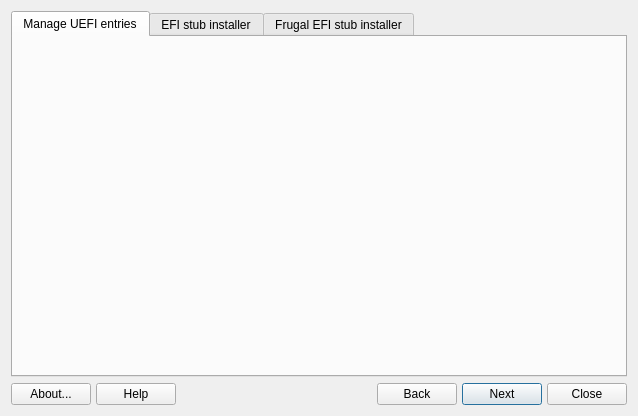
<?xml version="1.0" encoding="UTF-8"?>
<ui version="4.0">
 <class>MainWindow</class>
 <widget class="QDialog" name="MainWindow">
  <property name="geometry">
   <rect>
    <x>0</x>
    <y>0</y>
    <width>638</width>
    <height>416</height>
   </rect>
  </property>
  <property name="sizePolicy">
   <sizepolicy hsizetype="Preferred" vsizetype="Preferred">
    <horstretch>0</horstretch>
    <verstretch>0</verstretch>
   </sizepolicy>
  </property>
  <property name="windowTitle">
   <string>UEFI manager</string>
  </property>
  <layout class="QVBoxLayout" name="verticalLayout_2">
   <item>
    <widget class="QTabWidget" name="tabWidget">
     <property name="sizePolicy">
      <sizepolicy hsizetype="Expanding" vsizetype="Expanding">
       <horstretch>0</horstretch>
       <verstretch>0</verstretch>
      </sizepolicy>
     </property>
     <property name="currentIndex">
      <number>0</number>
     </property>
     <widget class="QWidget" name="tabManageUefi">
      <attribute name="title">
       <string>Manage UEFI entries</string>
      </attribute>
     </widget>
     <widget class="QWidget" name="tabStubInstaller">
      <attribute name="title">
       <string>EFI stub installer</string>
      </attribute>
      <layout class="QVBoxLayout" name="verticalLayout_4">
       <item>
        <widget class="QLabel" name="labelStub">
         <property name="text">
          <string>This options copies the kernel and initrd files to ESP (EFI System Partition) and creates an UEFI entry that allows to boot the installation directly, bypassing GRUB and other bootloaders. To boot using the created UEFI entry, access the UEFI boot selection menu at startup by pressing the appropriate key for your device (e.g., F12, F9, or Esc, depending on the manufacturer).</string>
         </property>
         <property name="wordWrap">
          <bool>true</bool>
         </property>
        </widget>
       </item>
       <item>
        <widget class="QGroupBox" name="groupStub">
         <property name="title">
          <string>Please select the location of your installation:</string>
         </property>
         <layout class="QVBoxLayout" name="verticalLayout_5">
          <item>
           <widget class="QStackedWidget" name="stackedStub">
            <property name="currentIndex">
             <number>1</number>
            </property>
            <widget class="QWidget" name="pageLocationStub"/>
            <widget class="QWidget" name="pageLocationOptions">
             <layout class="QFormLayout" name="formLayout_4">
              <item row="0" column="0">
               <widget class="QLabel" name="labelDrive2">
                <property name="text">
                 <string>Select drive:</string>
                </property>
               </widget>
              </item>
              <item row="1" column="0">
               <widget class="QLabel" name="labelParition2">
                <property name="text">
                 <string>Select partition:</string>
                </property>
               </widget>
              </item>
              <item row="0" column="1">
               <widget class="QComboBox" name="comboDriveStub">
                <property name="sizePolicy">
                 <sizepolicy hsizetype="Expanding" vsizetype="Fixed">
                  <horstretch>0</horstretch>
                  <verstretch>0</verstretch>
                 </sizepolicy>
                </property>
               </widget>
              </item>
              <item row="1" column="1">
               <widget class="QComboBox" name="comboPartitionStub">
                <property name="sizePolicy">
                 <sizepolicy hsizetype="Expanding" vsizetype="Fixed">
                  <horstretch>0</horstretch>
                  <verstretch>0</verstretch>
                 </sizepolicy>
                </property>
               </widget>
              </item>
              <item row="2" column="1">
               <widget class="QComboBox" name="comboKernel">
                <property name="sizePolicy">
                 <sizepolicy hsizetype="Expanding" vsizetype="Fixed">
                  <horstretch>0</horstretch>
                  <verstretch>0</verstretch>
                 </sizepolicy>
                </property>
               </widget>
              </item>
              <item row="2" column="0">
               <widget class="QLabel" name="labelKernel">
                <property name="text">
                 <string>Kernel to boot:</string>
                </property>
               </widget>
              </item>
              <item row="3" column="0">
               <widget class="QLabel" name="labelKernelOptions">
                <property name="text">
                 <string>Kernel options:</string>
                </property>
               </widget>
              </item>
              <item row="4" column="0">
               <widget class="QLabel" name="labelEntryName">
                <property name="text">
                 <string>UEFI entry name:</string>
                </property>
               </widget>
              </item>
              <item row="3" column="1">
               <widget class="QLineEdit" name="textKernelOptions"/>
              </item>
              <item row="4" column="1">
               <widget class="QLineEdit" name="textEntryName"/>
              </item>
             </layout>
            </widget>
           </widget>
          </item>
         </layout>
        </widget>
       </item>
       <item>
        <spacer name="verticalSpacer_2">
         <property name="orientation">
          <enum>Qt::Vertical</enum>
         </property>
         <property name="sizeType">
          <enum>QSizePolicy::Minimum</enum>
         </property>
         <property name="sizeHint" stdset="0">
          <size>
           <width>20</width>
           <height>20</height>
          </size>
         </property>
        </spacer>
       </item>
      </layout>
     </widget>
     <widget class="QWidget" name="tabFrugal">
      <attribute name="title">
       <string>Frugal EFI stub installer</string>
      </attribute>
      <layout class="QVBoxLayout" name="verticalLayout_3">
       <item>
        <widget class="QLabel" name="labelFrugal">
         <property name="text">
          <string>This option is meant to create a bootable entry for MX and antiX frugal installation, it creates an EFI boot entry for launching the installation directly, bypassing GRUB and other bootloaders. To boot using the created UEFI entry, access the UEFI boot selection menu at startup by pressing the appropriate key for your device (e.g., F12, F9, or Esc, depending on the manufacturer).</string>
         </property>
         <property name="wordWrap">
          <bool>true</bool>
         </property>
        </widget>
       </item>
       <item>
        <spacer name="verticalSpacer">
         <property name="orientation">
          <enum>Qt::Vertical</enum>
         </property>
         <property name="sizeType">
          <enum>QSizePolicy::Fixed</enum>
         </property>
         <property name="sizeHint" stdset="0">
          <size>
           <width>20</width>
           <height>10</height>
          </size>
         </property>
        </spacer>
       </item>
       <item>
        <widget class="QGroupBox" name="groupFrugal">
         <property name="title">
          <string>Please select the location of your installation:</string>
         </property>
         <layout class="QVBoxLayout" name="verticalLayout">
          <item>
           <widget class="QStackedWidget" name="stackedFrugal">
            <property name="currentIndex">
             <number>1</number>
            </property>
            <widget class="QWidget" name="pageLocation">
             <layout class="QFormLayout" name="formLayout">
              <item row="0" column="0">
               <widget class="QLabel" name="labelDrive">
                <property name="text">
                 <string>Select drive:</string>
                </property>
               </widget>
              </item>
              <item row="0" column="1">
               <widget class="QComboBox" name="comboDrive">
                <property name="sizePolicy">
                 <sizepolicy hsizetype="Expanding" vsizetype="Fixed">
                  <horstretch>0</horstretch>
                  <verstretch>0</verstretch>
                 </sizepolicy>
                </property>
               </widget>
              </item>
              <item row="1" column="0">
               <widget class="QLabel" name="labelPartition">
                <property name="text">
                 <string>Select partition:</string>
                </property>
               </widget>
              </item>
              <item row="1" column="1">
               <widget class="QComboBox" name="comboPartition">
                <property name="sizePolicy">
                 <sizepolicy hsizetype="Expanding" vsizetype="Fixed">
                  <horstretch>0</horstretch>
                  <verstretch>0</verstretch>
                 </sizepolicy>
                </property>
               </widget>
              </item>
             </layout>
            </widget>
            <widget class="QWidget" name="pageOption">
             <layout class="QFormLayout" name="formLayout_3">
              <item row="0" column="0">
               <widget class="QLabel" name="labelFrugalMode">
                <property name="text">
                 <string>Frugal mode:</string>
                </property>
               </widget>
              </item>
              <item row="0" column="1">
               <widget class="QComboBox" name="comboFrugalMode">
                <property name="sizePolicy">
                 <sizepolicy hsizetype="Expanding" vsizetype="Fixed">
                  <horstretch>0</horstretch>
                  <verstretch>0</verstretch>
                 </sizepolicy>
                </property>
                <item>
                 <property name="text">
                  <string notr="true">persist_all</string>
                 </property>
                </item>
                <item>
                 <property name="text">
                  <string notr="true">persist_root</string>
                 </property>
                </item>
                <item>
                 <property name="text">
                  <string notr="true">persist_static</string>
                 </property>
                </item>
                <item>
                 <property name="text">
                  <string notr="true">persist_static_root</string>
                 </property>
                </item>
                <item>
                 <property name="text">
                  <string notr="true">persist_home</string>
                 </property>
                </item>
                <item>
                 <property name="text">
                  <string notr="true">frugal_only</string>
                 </property>
                </item>
               </widget>
              </item>
              <item row="1" column="0">
               <widget class="QLabel" name="labelBootOptionsFrugal">
                <property name="text">
                 <string>Boot options:</string>
                </property>
               </widget>
              </item>
              <item row="1" column="1">
               <widget class="QLineEdit" name="textOptionsFrugal">
                <property name="inputMask">
                 <string notr="true"/>
                </property>
                <property name="text">
                 <string notr="true"/>
                </property>
               </widget>
              </item>
              <item row="2" column="0">
               <widget class="QLabel" name="labelUefiEntryFrugal">
                <property name="text">
                 <string>UEFI entry name:</string>
                </property>
               </widget>
              </item>
              <item row="2" column="1">
               <widget class="QLineEdit" name="textUefiEntryFrugal">
                <property name="text">
                 <string notr="true">MX Linux - frugal</string>
                </property>
               </widget>
              </item>
             </layout>
            </widget>
           </widget>
          </item>
          <item>
           <spacer name="verticalSpacer_3">
            <property name="orientation">
             <enum>Qt::Vertical</enum>
            </property>
            <property name="sizeType">
             <enum>QSizePolicy::Minimum</enum>
            </property>
            <property name="sizeHint" stdset="0">
             <size>
              <width>20</width>
              <height>40</height>
             </size>
            </property>
           </spacer>
          </item>
         </layout>
        </widget>
       </item>
      </layout>
     </widget>
    </widget>
   </item>
   <item>
    <layout class="QGridLayout" name="buttonBar" columnstretch="0,0,0,0,0,0,0,0,0">
     <property name="sizeConstraint">
      <enum>QLayout::SetDefaultConstraint</enum>
     </property>
     <property name="leftMargin">
      <number>0</number>
     </property>
     <property name="topMargin">
      <number>0</number>
     </property>
     <property name="rightMargin">
      <number>0</number>
     </property>
     <property name="bottomMargin">
      <number>0</number>
     </property>
     <property name="spacing">
      <number>5</number>
     </property>
     <item row="0" column="2">
      <spacer name="horizontalSpacer_2">
       <property name="orientation">
        <enum>Qt::Horizontal</enum>
       </property>
       <property name="sizeHint" stdset="0">
        <size>
         <width>40</width>
         <height>20</height>
        </size>
       </property>
      </spacer>
     </item>
     <item row="0" column="0">
      <widget class="QPushButton" name="pushAbout">
       <property name="sizePolicy">
        <sizepolicy hsizetype="Fixed" vsizetype="Preferred">
         <horstretch>0</horstretch>
         <verstretch>0</verstretch>
        </sizepolicy>
       </property>
       <property name="toolTip">
        <string>About this application</string>
       </property>
       <property name="text">
        <string>About...</string>
       </property>
       <property name="icon">
        <iconset theme="help-about"/>
       </property>
       <property name="shortcut">
        <string>Alt+B</string>
       </property>
       <property name="autoDefault">
        <bool>true</bool>
       </property>
      </widget>
     </item>
     <item row="0" column="8">
      <widget class="QPushButton" name="pushCancel">
       <property name="sizePolicy">
        <sizepolicy hsizetype="Fixed" vsizetype="Preferred">
         <horstretch>0</horstretch>
         <verstretch>0</verstretch>
        </sizepolicy>
       </property>
       <property name="toolTip">
        <string>Quit application</string>
       </property>
       <property name="text">
        <string>Close</string>
       </property>
       <property name="icon">
        <iconset theme="window-close"/>
       </property>
       <property name="shortcut">
        <string>Alt+N</string>
       </property>
       <property name="autoDefault">
        <bool>true</bool>
       </property>
      </widget>
     </item>
     <item row="0" column="1">
      <widget class="QPushButton" name="pushHelp">
       <property name="sizePolicy">
        <sizepolicy hsizetype="Fixed" vsizetype="Preferred">
         <horstretch>0</horstretch>
         <verstretch>0</verstretch>
        </sizepolicy>
       </property>
       <property name="toolTip">
        <string>Display help </string>
       </property>
       <property name="text">
        <string>Help</string>
       </property>
       <property name="icon">
        <iconset theme="help-contents"/>
       </property>
       <property name="shortcut">
        <string>Alt+H</string>
       </property>
      </widget>
     </item>
     <item row="0" column="6">
      <widget class="QPushButton" name="pushNext">
       <property name="sizePolicy">
        <sizepolicy hsizetype="Fixed" vsizetype="Preferred">
         <horstretch>0</horstretch>
         <verstretch>0</verstretch>
        </sizepolicy>
       </property>
       <property name="text">
        <string>Next</string>
       </property>
       <property name="icon">
        <iconset theme="go-next"/>
       </property>
       <property name="shortcut">
        <string/>
       </property>
       <property name="autoDefault">
        <bool>true</bool>
       </property>
       <property name="default">
        <bool>true</bool>
       </property>
      </widget>
     </item>
     <item row="0" column="4">
      <spacer name="horizontalSpacer">
       <property name="orientation">
        <enum>Qt::Horizontal</enum>
       </property>
       <property name="sizeHint" stdset="0">
        <size>
         <width>40</width>
         <height>20</height>
        </size>
       </property>
      </spacer>
     </item>
     <item row="0" column="5">
      <widget class="QPushButton" name="pushBack">
       <property name="sizePolicy">
        <sizepolicy hsizetype="Fixed" vsizetype="Preferred">
         <horstretch>0</horstretch>
         <verstretch>0</verstretch>
        </sizepolicy>
       </property>
       <property name="text">
        <string>Back</string>
       </property>
       <property name="icon">
        <iconset theme="go-previous"/>
       </property>
      </widget>
     </item>
     <item row="0" column="3">
      <widget class="QLabel" name="label">
       <property name="maximumSize">
        <size>
         <width>32</width>
         <height>32</height>
        </size>
       </property>
       <property name="text">
        <string notr="true"/>
       </property>
       <property name="pixmap">
        <pixmap resource="images.qrc">:/icons/images/logo.svg</pixmap>
       </property>
       <property name="scaledContents">
        <bool>true</bool>
       </property>
      </widget>
     </item>
    </layout>
   </item>
  </layout>
 </widget>
 <resources>
  <include location="images.qrc"/>
 </resources>
 <connections/>
</ui>
